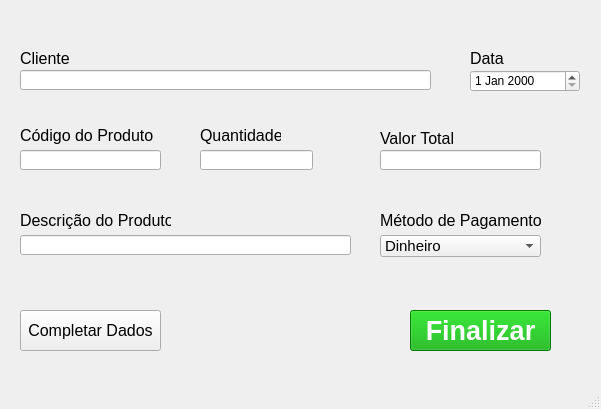
<?xml version="1.0" encoding="UTF-8"?>
<ui version="4.0">
 <class>MainWindow</class>
 <widget class="QMainWindow" name="MainWindow">
  <property name="geometry">
   <rect>
    <x>0</x>
    <y>0</y>
    <width>601</width>
    <height>409</height>
   </rect>
  </property>
  <property name="windowTitle">
   <string>Venda</string>
  </property>
  <property name="inputMethodHints">
   <set>Qt::ImhNone</set>
  </property>
  <widget class="QWidget" name="centralwidget">
   <widget class="QLineEdit" name="lineEdit">
    <property name="geometry">
     <rect>
      <x>20</x>
      <y>70</y>
      <width>411</width>
      <height>20</height>
     </rect>
    </property>
    <property name="font">
     <font>
      <pointsize>11</pointsize>
     </font>
    </property>
   </widget>
   <widget class="QLabel" name="label_2">
    <property name="geometry">
     <rect>
      <x>470</x>
      <y>50</y>
      <width>81</width>
      <height>16</height>
     </rect>
    </property>
    <property name="font">
     <font>
      <pointsize>12</pointsize>
      <weight>50</weight>
      <bold>false</bold>
     </font>
    </property>
    <property name="text">
     <string>Data</string>
    </property>
   </widget>
   <widget class="QLabel" name="label">
    <property name="geometry">
     <rect>
      <x>20</x>
      <y>50</y>
      <width>51</width>
      <height>16</height>
     </rect>
    </property>
    <property name="font">
     <font>
      <pointsize>12</pointsize>
     </font>
    </property>
    <property name="text">
     <string>Cliente</string>
    </property>
   </widget>
   <widget class="QLineEdit" name="lineEdit_2">
    <property name="geometry">
     <rect>
      <x>20</x>
      <y>150</y>
      <width>141</width>
      <height>20</height>
     </rect>
    </property>
    <property name="font">
     <font>
      <pointsize>11</pointsize>
     </font>
    </property>
    <property name="inputMethodHints">
     <set>Qt::ImhNone</set>
    </property>
   </widget>
   <widget class="QLabel" name="label_3">
    <property name="geometry">
     <rect>
      <x>20</x>
      <y>125</y>
      <width>141</width>
      <height>21</height>
     </rect>
    </property>
    <property name="font">
     <font>
      <pointsize>12</pointsize>
     </font>
    </property>
    <property name="text">
     <string>Código do Produto</string>
    </property>
   </widget>
   <widget class="QLineEdit" name="lineEdit_3">
    <property name="geometry">
     <rect>
      <x>200</x>
      <y>150</y>
      <width>113</width>
      <height>20</height>
     </rect>
    </property>
    <property name="font">
     <font>
      <pointsize>11</pointsize>
     </font>
    </property>
   </widget>
   <widget class="QLabel" name="label_4">
    <property name="geometry">
     <rect>
      <x>200</x>
      <y>125</y>
      <width>81</width>
      <height>21</height>
     </rect>
    </property>
    <property name="font">
     <font>
      <pointsize>12</pointsize>
     </font>
    </property>
    <property name="text">
     <string>Quantidade</string>
    </property>
   </widget>
   <widget class="QDateEdit" name="dateEdit">
    <property name="geometry">
     <rect>
      <x>470</x>
      <y>70</y>
      <width>110</width>
      <height>22</height>
     </rect>
    </property>
   </widget>
   <widget class="QLabel" name="label_5">
    <property name="geometry">
     <rect>
      <x>380</x>
      <y>210</y>
      <width>161</width>
      <height>21</height>
     </rect>
    </property>
    <property name="font">
     <font>
      <pointsize>12</pointsize>
     </font>
    </property>
    <property name="text">
     <string>Método de Pagamento</string>
    </property>
   </widget>
   <widget class="QComboBox" name="comboBox">
    <property name="geometry">
     <rect>
      <x>380</x>
      <y>235</y>
      <width>161</width>
      <height>22</height>
     </rect>
    </property>
    <property name="font">
     <font>
      <pointsize>11</pointsize>
     </font>
    </property>
    <item>
     <property name="text">
      <string>Dinheiro</string>
     </property>
    </item>
    <item>
     <property name="text">
      <string>Cartão de Crédito</string>
     </property>
    </item>
    <item>
     <property name="text">
      <string>Cartão de Débito</string>
     </property>
    </item>
    <item>
     <property name="text">
      <string>Nota Promissória</string>
     </property>
    </item>
   </widget>
   <widget class="QLineEdit" name="lineEdit_4">
    <property name="geometry">
     <rect>
      <x>20</x>
      <y>235</y>
      <width>331</width>
      <height>20</height>
     </rect>
    </property>
    <property name="inputMethodHints">
     <set>Qt::ImhNone</set>
    </property>
    <property name="placeholderText">
     <string/>
    </property>
    <property name="cursorMoveStyle">
     <enum>Qt::LogicalMoveStyle</enum>
    </property>
    <property name="clearButtonEnabled">
     <bool>false</bool>
    </property>
   </widget>
   <widget class="QLabel" name="label_6">
    <property name="geometry">
     <rect>
      <x>20</x>
      <y>210</y>
      <width>151</width>
      <height>21</height>
     </rect>
    </property>
    <property name="font">
     <font>
      <pointsize>12</pointsize>
     </font>
    </property>
    <property name="text">
     <string>Descrição do Produto</string>
    </property>
   </widget>
   <widget class="QLineEdit" name="lineEdit_5">
    <property name="geometry">
     <rect>
      <x>380</x>
      <y>150</y>
      <width>161</width>
      <height>20</height>
     </rect>
    </property>
   </widget>
   <widget class="QLabel" name="label_7">
    <property name="geometry">
     <rect>
      <x>380</x>
      <y>130</y>
      <width>81</width>
      <height>16</height>
     </rect>
    </property>
    <property name="font">
     <font>
      <pointsize>12</pointsize>
     </font>
    </property>
    <property name="text">
     <string>Valor Total</string>
    </property>
   </widget>
   <widget class="QPushButton" name="pushButton">
    <property name="geometry">
     <rect>
      <x>20</x>
      <y>310</y>
      <width>141</width>
      <height>41</height>
     </rect>
    </property>
    <property name="font">
     <font>
      <pointsize>12</pointsize>
      <weight>50</weight>
      <bold>false</bold>
     </font>
    </property>
    <property name="text">
     <string>Completar Dados</string>
    </property>
   </widget>
   <widget class="QPushButton" name="pushButton_2">
    <property name="geometry">
     <rect>
      <x>410</x>
      <y>310</y>
      <width>141</width>
      <height>41</height>
     </rect>
    </property>
    <property name="font">
     <font>
      <pointsize>20</pointsize>
      <weight>75</weight>
      <bold>true</bold>
     </font>
    </property>
    <property name="styleSheet">
     <string notr="true">background-color: rgb(0, 170, 0);
color: rgb(255, 255, 255);</string>
    </property>
    <property name="text">
     <string>Finalizar</string>
    </property>
   </widget>
  </widget>
  <widget class="QMenuBar" name="menubar">
   <property name="geometry">
    <rect>
     <x>0</x>
     <y>0</y>
     <width>601</width>
     <height>21</height>
    </rect>
   </property>
  </widget>
  <widget class="QStatusBar" name="statusbar"/>
 </widget>
 <resources/>
 <connections/>
</ui>
